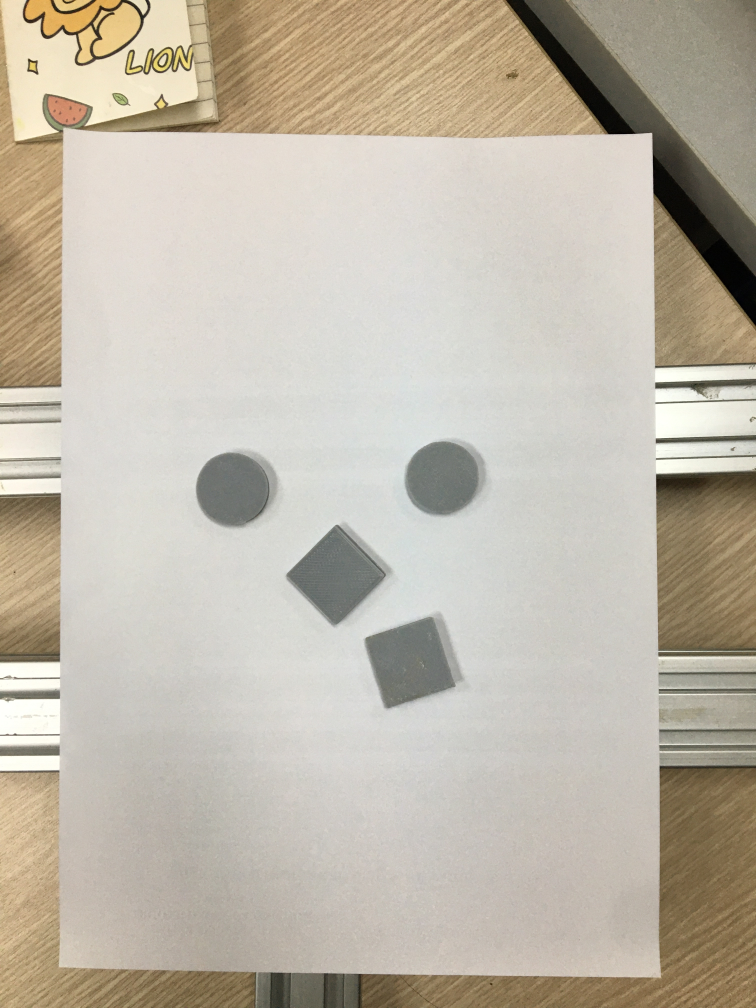
#> input picture test_image/IMG_8609.JPG, 3024 x 4032 px (shown at 1/4 size)
$ python test.py
#> lines starting #> are read from the running program, lines starting #| are printed output that depends on the picture; after the words box and inside, x2 and y2 are one past the last pixel; in counts of white or black regions, pixels touching at a corner belong together
import numpy as np
import cv2
import matplotlib.pyplot as plt

# read image through command line
img = cv2.imread("./test_image/IMG_8609.JPG")
#> img is the input picture: shape (4032, 3024, 3); mean B, G, R 169.1, 183.3, 191.1
h, w = int(img.shape[0]), int(img.shape[1])
print(type(h),w)
#| <class 'int'> 3024
img = img[900:3600,400:2400]
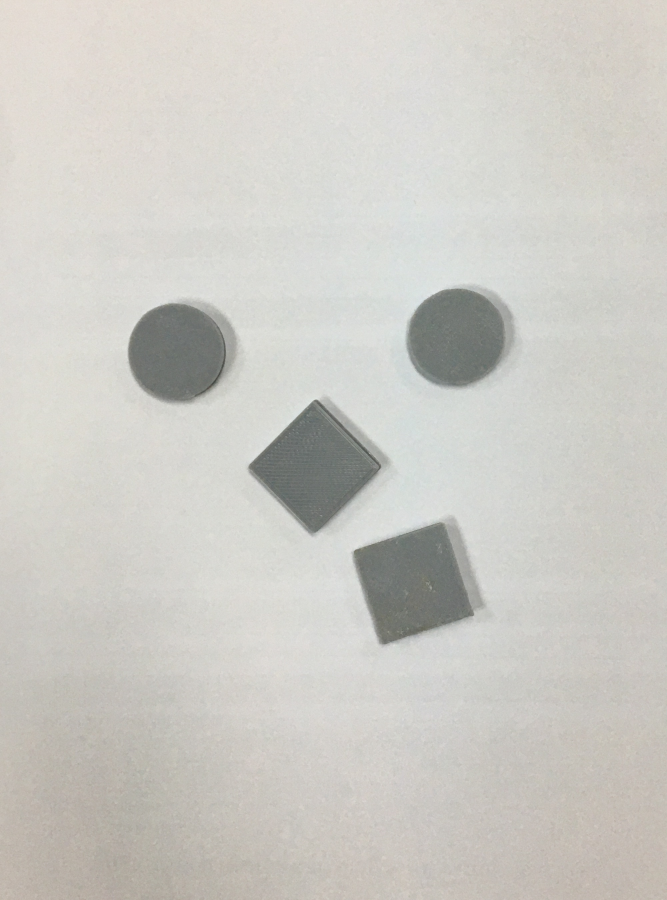
#> img: shape (2700, 2000, 3) (shown at 1/3 size); mean B, G, R 197.3, 202.9, 204.4
img = cv2.resize(img, (w//4,h//4))
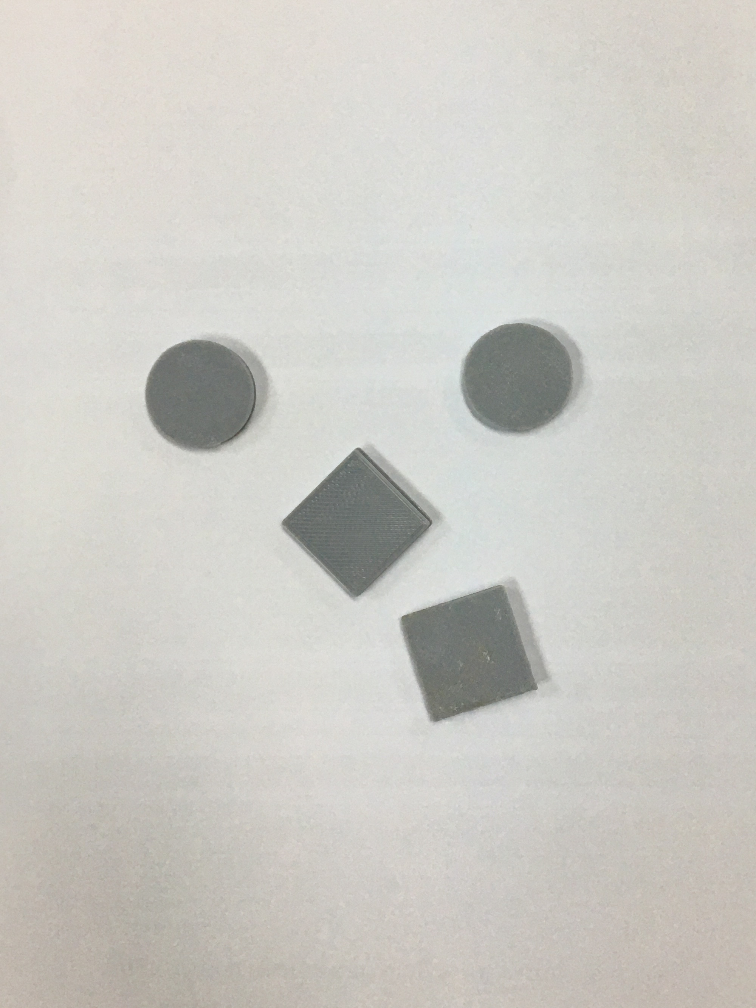
#> img: shape (1008, 756, 3); mean B, G, R 197.2, 202.7, 204.3
plt.imshow(img)
plt.show()

# convert the image to grayscale
gray_image = cv2.cvtColor(img, cv2.COLOR_BGR2GRAY)

# convert the grayscale image to binary image
ret,thresh = cv2.threshold(gray_image,150,255,0)
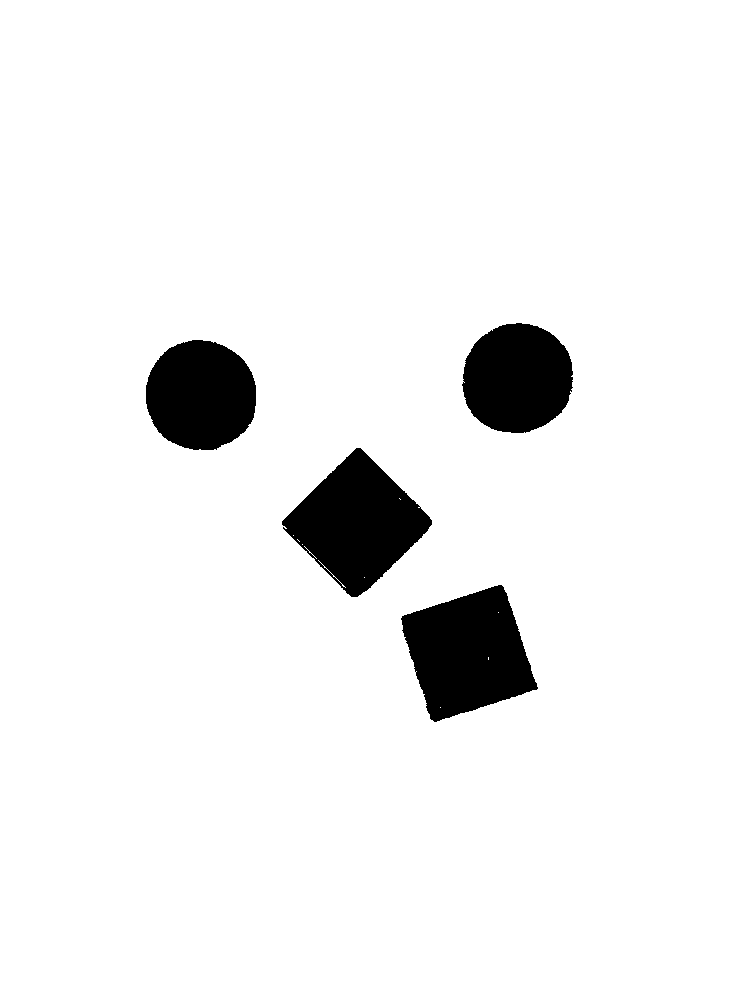
#> thresh: shape (1008, 756); 94.3% white; 4 black regions, box (x1, y1, x2, y2) and area: (401, 585, 538, 722) 12219, (282, 448, 432, 597) 12069, (146, 340, 256, 450) 9627, (462, 323, 573, 433) 9612
thresh = cv2.dilate(thresh, (1,1), iterations=1)
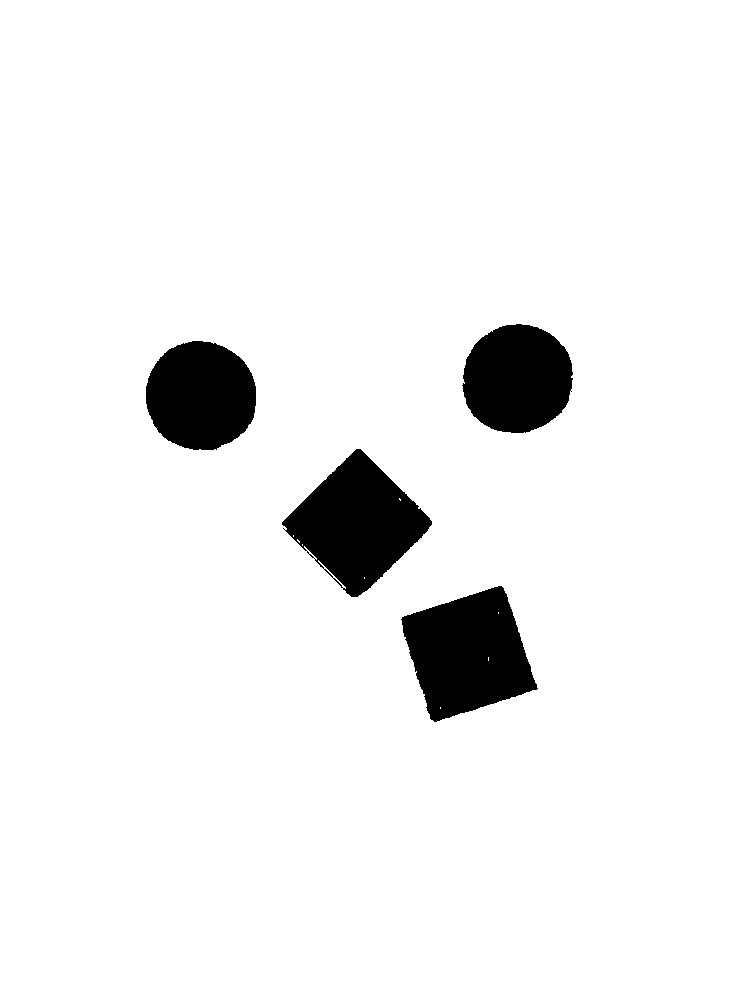
#> thresh: shape (1008, 756); 94.4% white; 4 black regions
# thresh = cv2.Canny(gray_image, 30, 200)
plt.imshow(thresh)
plt.show()

# find contours in the binary image
contours, hierarchy = cv2.findContours(thresh,cv2.RETR_TREE,cv2.CHAIN_APPROX_SIMPLE)
#> contours = 21 contours, 14 with area under 20; largest, box (x1, y1, x2, y2) and area: (0, 0, 756, 1008) 760285, (400, 585, 539, 723) 12284, (281, 448, 433, 598) 12016, (145, 340, 257, 451) 9676, (461, 323, 574, 434) 9649, (332, 577, 344, 589) 30, (323, 568, 334, 579) 26
print(len(contours))
#| 21

for c in contours:
     # calculate moments for each contour
    (x,y,w,h) = cv2.boundingRect(c)
    print(x,y,w,h)

    # calculate x,y coordinate of center
    if x > 0 and w > 30:
        try:
            cv2.rectangle(img, (x,y),(x+w, y+h), (0,255,0), 2)
            M = cv2.moments(c)
            cX = int(M["m10"] / M["m00"])
            cY = int(M["m01"] / M["m00"])
            cv2.circle(img, (cX, cY), 5, (255, 255, 255), -1)
            cv2.putText(img, "centroid", (cX - 25, cY - 25),cv2.FONT_HERSHEY_SIMPLEX, 0.5, (255, 255, 255), 2)
        except:
            continue


        # display the image
        cv2.imshow("Image", img)
        cv2.waitKey(0)
#> this loop made 21 passes
#> (x, y, w, h, cX, cY) on passes 2, 13, 20, 21: (400, 585, 139, 138, 467, 653), (281, 448, 152, 150, 357, 523), (145, 340, 112, 111, 200, 395), (461, 323, 113, 111, 517, 378)
#> (printed output is left out)
#> pass 2, `cv2.imshow("Image", img)`:
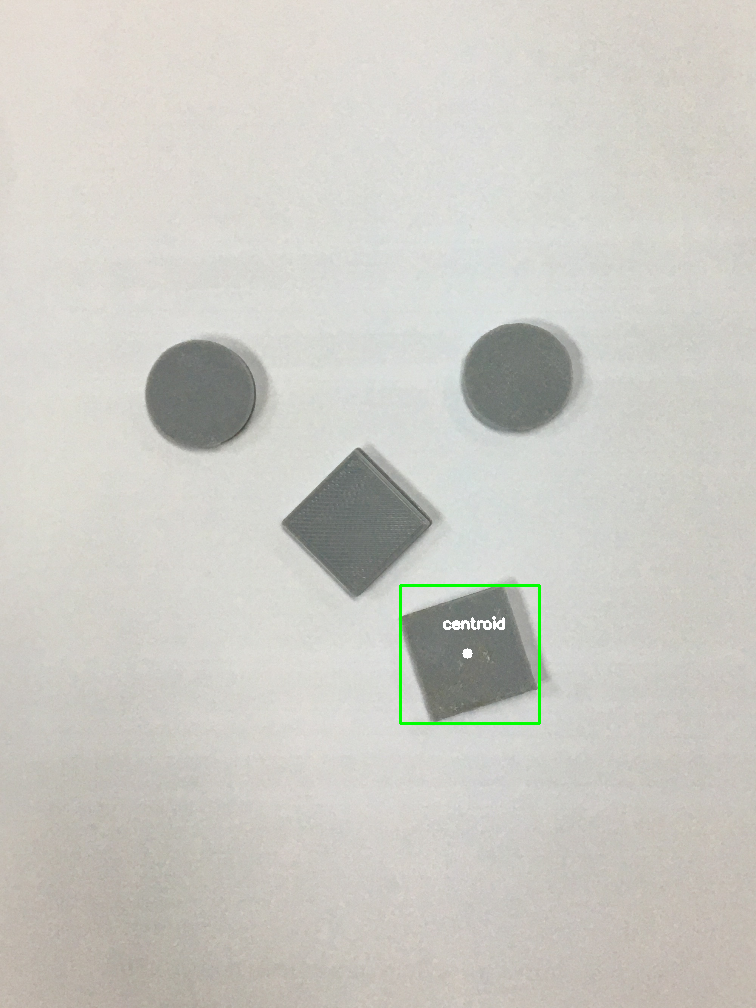
#> window 'Image': shape (1008, 756, 3); mean B, G, R 196.8, 202.9, 203.9
#> after the loop:
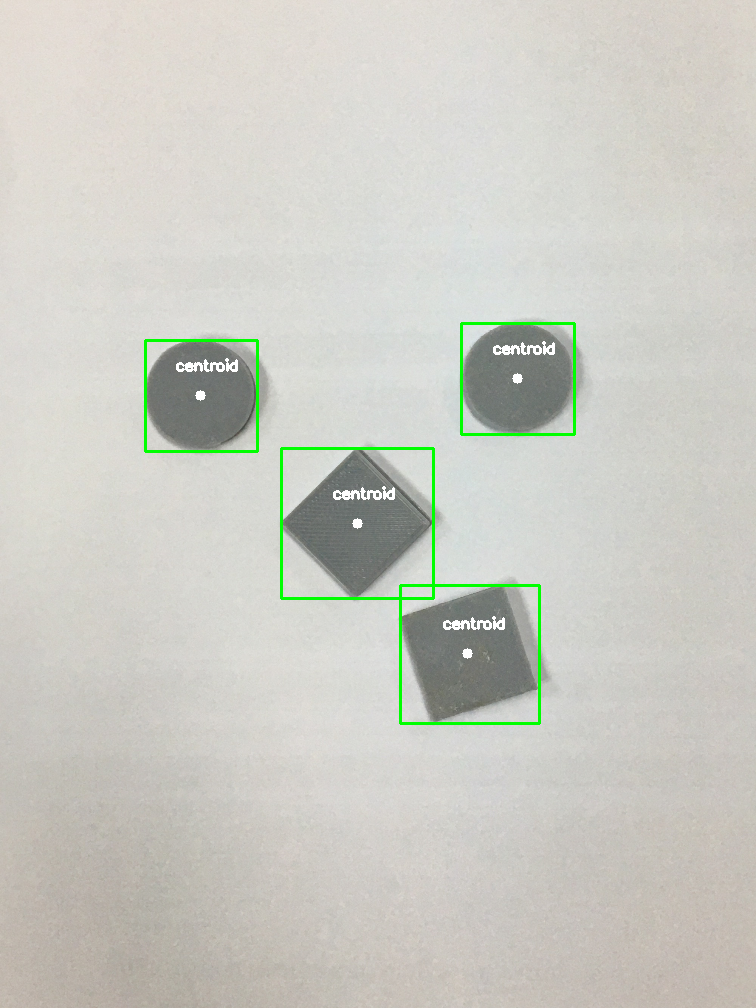
#> img: shape (1008, 756, 3); 1.08% of pixels changed, all inside (x1, y1, x2, y2) = (144, 322, 576, 725)

$ run again, with test_image/IMG_8606.JPG copied over test_image/IMG_8609.JPG
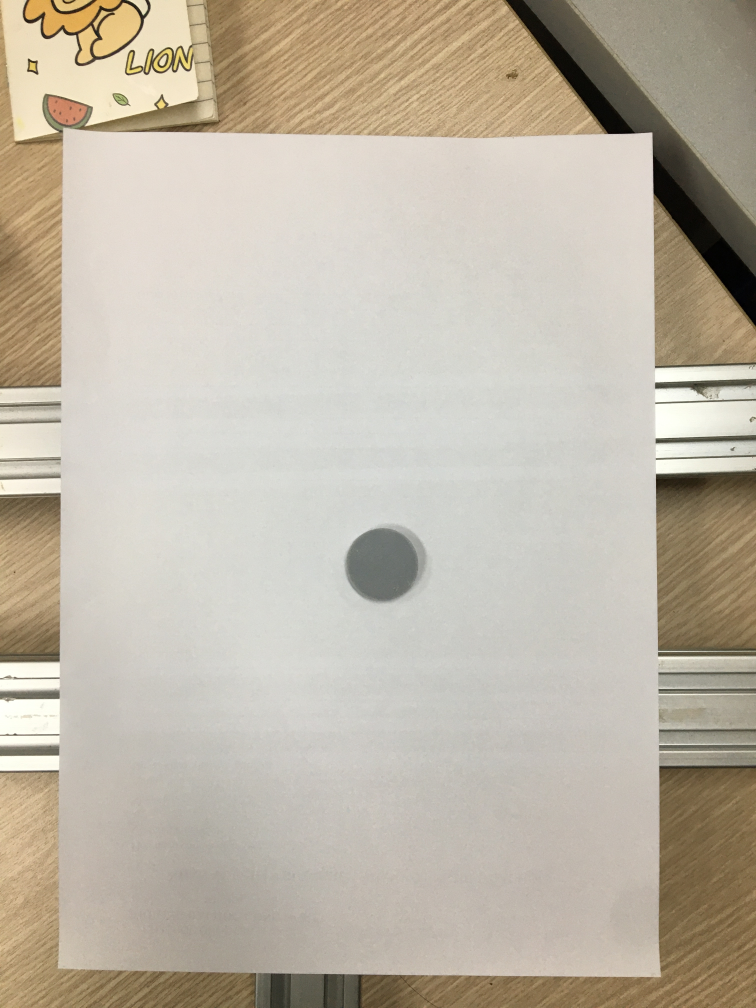
#> input picture test_image/IMG_8606.JPG, 3024 x 4032 px (shown at 1/4 size)
#> img is the input picture: shape (4032, 3024, 3); mean B, G, R 166.8, 181.9, 190.6
#| <class 'int'> 3024
#> `ret,thresh = cv2.threshold(gray_image,150,255,0)`:
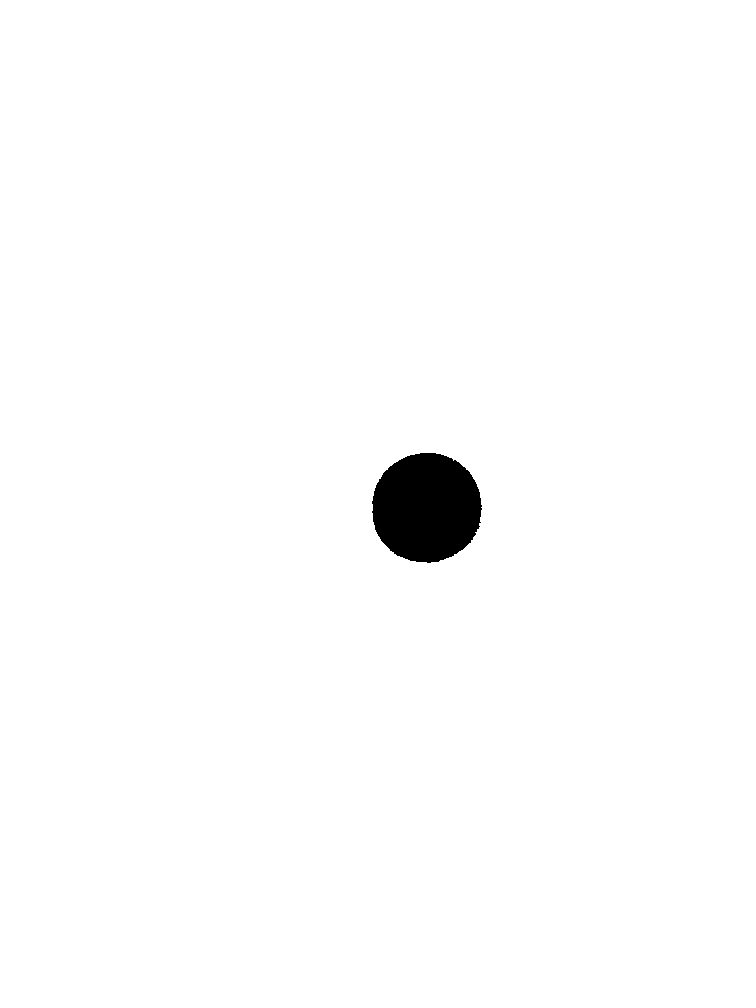
#> thresh: shape (1008, 756); 98.8% white; 1 black region, box (x1, y1, x2, y2) and area: (372, 453, 482, 563) 9512
#> contours = 2 contours; box (x1, y1, x2, y2) and area: (0, 0, 756, 1008) 760285, (371, 453, 483, 564) 9558
#| 2
#> the loop `for c in contours:` made 2 passes
#> (x, y, w, h, cX, cY) on pass 2: (371, 453, 112, 111, 426, 507)
#> (printed output is left out)
#> pass 2, `cv2.imshow("Image", img)`:
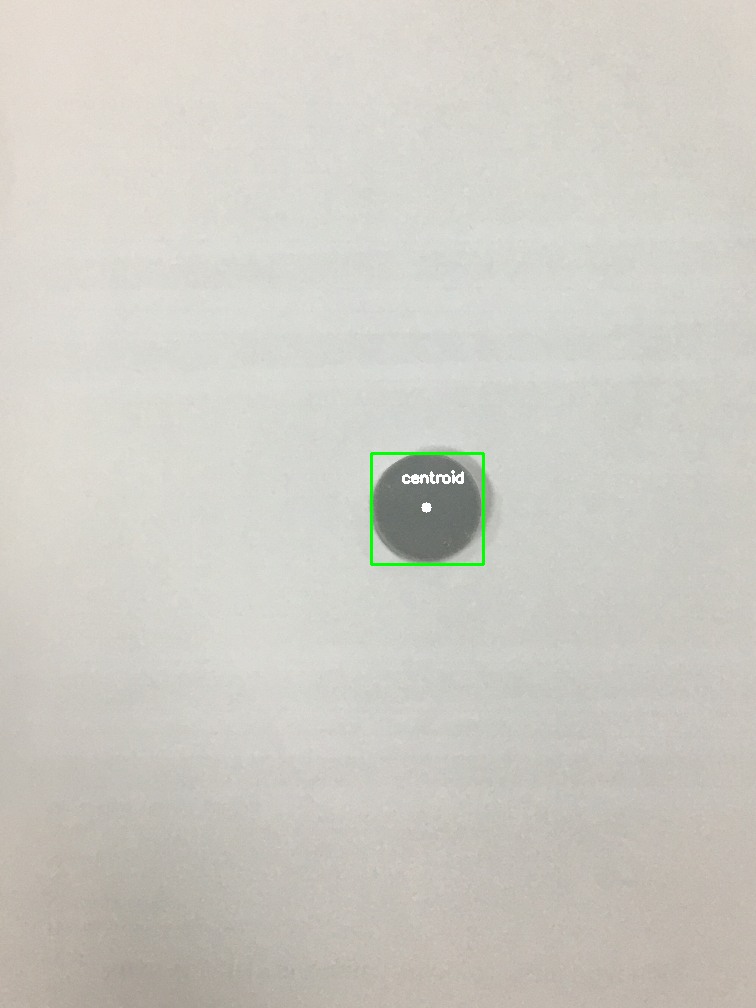
#> window 'Image': shape (1008, 756, 3); mean B, G, R 196.9, 203.9, 205.7
